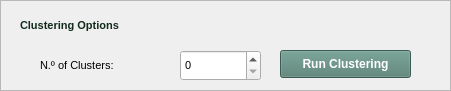
  <widget class="QFrame" name="frame_2">
   <property name="geometry">
    <rect>
     <x>30</x>
     <y>610</y>
     <width>451</width>
     <height>91</height>
    </rect>
   </property>
   <property name="font">
    <font>
     <pointsize>8</pointsize>
    </font>
   </property>
   <property name="frameShape">
    <enum>QFrame::StyledPanel</enum>
   </property>
   <property name="frameShadow">
    <enum>QFrame::Raised</enum>
   </property>
   <widget class="QLabel" name="labelNClusters">
    <property name="geometry">
     <rect>
      <x>40</x>
      <y>50</y>
      <width>121</width>
      <height>31</height>
     </rect>
    </property>
    <property name="font">
     <font>
      <pointsize>8</pointsize>
      <weight>50</weight>
      <bold>false</bold>
     </font>
    </property>
    <property name="text">
     <string>N.º of Clusters: </string>
    </property>
   </widget>
   <widget class="QSpinBox" name="spinBoxNClusters">
    <property name="geometry">
     <rect>
      <x>180</x>
      <y>50</y>
      <width>81</width>
      <height>31</height>
     </rect>
    </property>
   </widget>
   <widget class="QPushButton" name="btnRunClustering">
    <property name="geometry">
     <rect>
      <x>280</x>
      <y>50</y>
      <width>131</width>
      <height>28</height>
     </rect>
    </property>
    <property name="palette">
     <palette>
      <active>
       <colorrole role="WindowText">
        <brush brushstyle="SolidPattern">
         <color alpha="255">
          <red>255</red>
          <green>255</green>
          <blue>255</blue>
         </color>
        </brush>
       </colorrole>
       <colorrole role="Button">
        <brush brushstyle="SolidPattern">
         <color alpha="255">
          <red>83</red>
          <green>126</green>
          <blue>114</blue>
         </color>
        </brush>
       </colorrole>
       <colorrole role="Text">
        <brush brushstyle="SolidPattern">
         <color alpha="255">
          <red>255</red>
          <green>255</green>
          <blue>255</blue>
         </color>
        </brush>
       </colorrole>
       <colorrole role="ButtonText">
        <brush brushstyle="SolidPattern">
         <color alpha="255">
          <red>255</red>
          <green>255</green>
          <blue>255</blue>
         </color>
        </brush>
       </colorrole>
       <colorrole role="Base">
        <brush brushstyle="SolidPattern">
         <color alpha="255">
          <red>83</red>
          <green>126</green>
          <blue>114</blue>
         </color>
        </brush>
       </colorrole>
       <colorrole role="Window">
        <brush brushstyle="SolidPattern">
         <color alpha="255">
          <red>83</red>
          <green>126</green>
          <blue>114</blue>
         </color>
        </brush>
       </colorrole>
       <colorrole role="PlaceholderText">
        <brush brushstyle="SolidPattern">
         <color alpha="128">
          <red>255</red>
          <green>255</green>
          <blue>255</blue>
         </color>
        </brush>
       </colorrole>
      </active>
      <inactive>
       <colorrole role="WindowText">
        <brush brushstyle="SolidPattern">
         <color alpha="255">
          <red>255</red>
          <green>255</green>
          <blue>255</blue>
         </color>
        </brush>
       </colorrole>
       <colorrole role="Button">
        <brush brushstyle="SolidPattern">
         <color alpha="255">
          <red>83</red>
          <green>126</green>
          <blue>114</blue>
         </color>
        </brush>
       </colorrole>
       <colorrole role="Text">
        <brush brushstyle="SolidPattern">
         <color alpha="255">
          <red>255</red>
          <green>255</green>
          <blue>255</blue>
         </color>
        </brush>
       </colorrole>
       <colorrole role="ButtonText">
        <brush brushstyle="SolidPattern">
         <color alpha="255">
          <red>255</red>
          <green>255</green>
          <blue>255</blue>
         </color>
        </brush>
       </colorrole>
       <colorrole role="Base">
        <brush brushstyle="SolidPattern">
         <color alpha="255">
          <red>83</red>
          <green>126</green>
          <blue>114</blue>
         </color>
        </brush>
       </colorrole>
       <colorrole role="Window">
        <brush brushstyle="SolidPattern">
         <color alpha="255">
          <red>83</red>
          <green>126</green>
          <blue>114</blue>
         </color>
        </brush>
       </colorrole>
       <colorrole role="PlaceholderText">
        <brush brushstyle="SolidPattern">
         <color alpha="128">
          <red>255</red>
          <green>255</green>
          <blue>255</blue>
         </color>
        </brush>
       </colorrole>
      </inactive>
      <disabled>
       <colorrole role="WindowText">
        <brush brushstyle="SolidPattern">
         <color alpha="255">
          <red>255</red>
          <green>255</green>
          <blue>255</blue>
         </color>
        </brush>
       </colorrole>
       <colorrole role="Button">
        <brush brushstyle="SolidPattern">
         <color alpha="255">
          <red>83</red>
          <green>126</green>
          <blue>114</blue>
         </color>
        </brush>
       </colorrole>
       <colorrole role="Text">
        <brush brushstyle="SolidPattern">
         <color alpha="255">
          <red>255</red>
          <green>255</green>
          <blue>255</blue>
         </color>
        </brush>
       </colorrole>
       <colorrole role="ButtonText">
        <brush brushstyle="SolidPattern">
         <color alpha="255">
          <red>255</red>
          <green>255</green>
          <blue>255</blue>
         </color>
        </brush>
       </colorrole>
       <colorrole role="Base">
        <brush brushstyle="SolidPattern">
         <color alpha="255">
          <red>83</red>
          <green>126</green>
          <blue>114</blue>
         </color>
        </brush>
       </colorrole>
       <colorrole role="Window">
        <brush brushstyle="SolidPattern">
         <color alpha="255">
          <red>83</red>
          <green>126</green>
          <blue>114</blue>
         </color>
        </brush>
       </colorrole>
       <colorrole role="PlaceholderText">
        <brush brushstyle="SolidPattern">
         <color alpha="128">
          <red>255</red>
          <green>255</green>
          <blue>255</blue>
         </color>
        </brush>
       </colorrole>
      </disabled>
     </palette>
    </property>
    <property name="font">
     <font>
      <pointsize>9</pointsize>
      <weight>75</weight>
      <bold>true</bold>
     </font>
    </property>
    <property name="text">
     <string>Run Clustering</string>
    </property>
   </widget>
   <widget class="QLabel" name="labelClusterOptions">
    <property name="geometry">
     <rect>
      <x>20</x>
      <y>10</y>
      <width>211</width>
      <height>31</height>
     </rect>
    </property>
    <property name="font">
     <font>
      <pointsize>8</pointsize>
      <weight>75</weight>
      <bold>true</bold>
     </font>
    </property>
    <property name="styleSheet">
     <string notr="true">
    font-size: 8pt;
    color: #122B1D;
    font-weight: bold;
</string>
    </property>
    <property name="text">
     <string>Clustering Options</string>
    </property>
   </widget>
  </widget>
